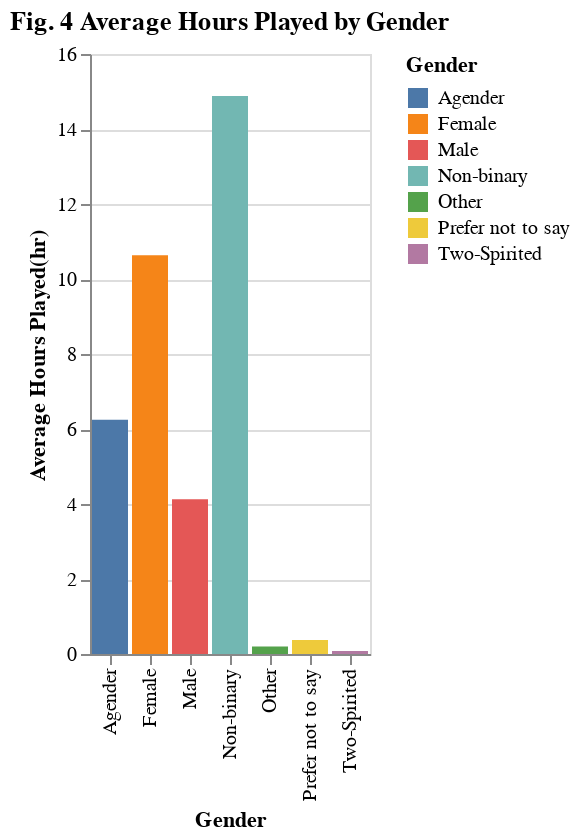

The notebook cell this image was saved under:
### Code cell
# Gender comapred with average hours played
plot4= alt.Chart(players, title="Fig. 4 Average Hours Played by Gender").mark_bar().encode(
    x=alt.X("gender:N").title("Gender"),
    y=alt.Y("mean(played_hours):Q").title("Average Hours Played(hr)"),
    color = alt.Color("gender:N").title("Gender")
)
plot4

### Figure 1 — Vega-Lite specification as saved in the notebook (floating-point values rounded to 4 significant figures; data arrays with more than 128 entries replaced by an {"elided": "..."} marker saying what was removed)
{"config": {"view": {"continuousWidth": 300, "continuousHeight": 300}}, "data": {"name": "data-ce4363b1cc149d2771de4f7f6f9a7330"}, "mark": {"type": "bar"}, "encoding": {"color": {"field": "gender", "title": "Gender", "type": "nominal"}, "x": {"field": "gender", "title": "Gender", "type": "nominal"}, "y": {"aggregate": "mean", "field": "played_hours", "title": "Average Hours Played(hr)", "type": "quantitative"}}, "title": "Fig. 4 Average Hours Played by Gender", "$schema": "https://vega.github.io/schema/vega-lite/v5.20.1.json", "datasets": {"data-ce4363b1cc149d2771de4f7f6f9a7330": {"elided": "196 records"}}}
